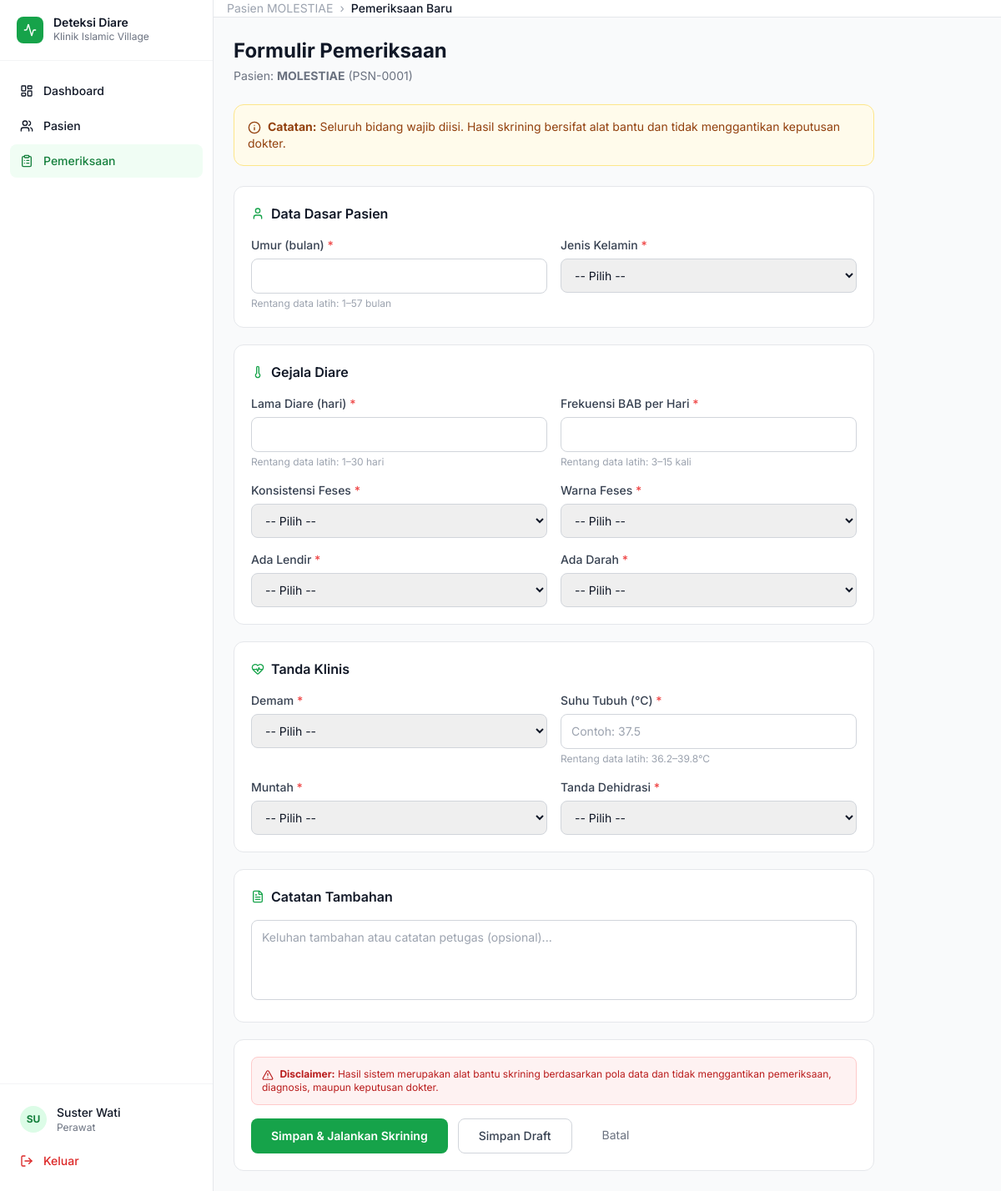
The app's page /pemeriksaan/buat/1 (signed in) with its own data.
### app/models/user.py (models this page shows, shortened)
class User(UserMixin, db.Model):
    __tablename__ = 'users'
    id = db.Column(db.Integer, primary_key=True)
    role_id = db.Column(db.Integer, db.ForeignKey('roles.id'), nullable=False)
    full_name = db.Column(db.String(100), nullable=False)
    username = db.Column(db.String(50), unique=True, nullable=False)
    email = db.Column(db.String(120), unique=True, nullable=False)
    password_hash = db.Column(db.String(256), nullable=False)
    is_active = db.Column(db.Boolean, default=True)
    last_login = db.Column(db.DateTime)
    created_at = db.Column(db.DateTime, default=datetime.utcnow)
    updated_at = db.Column(db.DateTime, default=datetime.utcnow, onupdate=datetime.utcnow)

### app/models/role.py (models this page shows, shortened)
class Role(db.Model):
    __tablename__ = 'roles'
    id = db.Column(db.Integer, primary_key=True)
    name = db.Column(db.String(50), unique=True, nullable=False)
    description = db.Column(db.String(255))
    created_at = db.Column(db.DateTime, default=datetime.utcnow)
    users = db.relationship('User', backref='role', lazy=True)

### app/models/patient.py (models this page shows)
class Patient(db.Model):
    __tablename__ = 'patients'
    id = db.Column(db.Integer, primary_key=True)
    patient_code = db.Column(db.String(50), unique=True, nullable=False)
    external_dataset_id = db.Column(db.String(50))
    medical_record_number = db.Column(db.String(50), unique=True)
    initials = db.Column(db.String(10), nullable=False)
    birth_date = db.Column(db.Date, nullable=False)
    sex = db.Column(db.String(20), nullable=False) # Laki-laki / Perempuan
    is_active = db.Column(db.Boolean, default=True)
    created_by = db.Column(db.Integer, db.ForeignKey('users.id'))
    created_at = db.Column(db.DateTime, default=datetime.utcnow)
    updated_at = db.Column(db.DateTime, default=datetime.utcnow, onupdate=datetime.utcnow)
    examinations = db.relationship('Examination', backref='patient', lazy=True)

### app/examinations/routes.py (the view, shortened to what this page needs)
@examinations_bp.route('/buat/<int:patient_id>', methods=['GET', 'POST'])
@login_required
@roles_required('Administrator', 'Perawat', 'Dokter')
def create(patient_id):
    patient = Patient.query.get_or_404(patient_id)
    form = ExaminationForm()
    form.patient_id.data = patient_id
    return render_template('examinations/form.html', form=form, patient=patient)

### app/templates/examinations/form.html (shortened to what this page needs)
{% extends "layouts/app.html" %}
{% block breadcrumb %}<a href="{{ url_for('patients.detail', patient_id=patient.id) }}" class="text-gray-400 hover:text-gray-600">Pasien {{ patient.initials }}</a><span class="text-gray-400 mx-1">›</span><span class="text-gray-900 font-medium">Pemeriksaan Baru</span>{% endblock %}
{% block content %}
<div class="max-w-3xl">
    <div class="mb-6">
        <h1 class="text-2xl font-bold text-gray-900">Formulir Pemeriksaan</h1>
        <p class="text-sm text-gray-500 mt-1">Pasien: <strong>{{ patient.initials }}</strong> ({{ patient.patient_code }})</p>
    </div>
    <div class="bg-amber-50 border border-amber-200 rounded-xl p-4 mb-6 text-sm text-amber-800">
        <i data-lucide="info" class="w-4 h-4 inline mr-1"></i>
        <strong>Catatan:</strong> Seluruh bidang wajib diisi. Hasil skrining bersifat alat bantu dan tidak menggantikan keputusan dokter.
    </div>
    <form method="POST" id="examForm">
        <div class="space-y-5">
            <div class="bg-white rounded-xl border border-gray-200 p-5">
                <h2 class="font-semibold text-gray-900 mb-4 flex items-center gap-2"><i data-lucide="user" class="w-4 h-4 text-green-600"></i> Data Dasar Pasien</h2>
                <div class="grid grid-cols-1 md:grid-cols-2 gap-4">
                    {% macro field(label, field_obj, hint='') %}
                    <div>
                        <label class="block text-sm font-medium text-gray-700 mb-1.5">{{ label }} <span class="text-red-500">*</span></label>
                        {{ field_obj(class="w-full px-3 py-2.5 border border-gray-300 rounded-lg text-sm focus:outline-none focus:ring-2 focus:ring-green-500") }}
                        {% if hint %}<p class="text-xs text-gray-400 mt-1">{{ hint }}</p>{% endif %}
                    </div>
                    {% endmacro %}
                    {{ field('Umur (bulan)', form.age_months, 'Rentang data latih: 1–57 bulan') }}
                    {{ field('Jenis Kelamin', form.sex) }}
                </div>
            </div>
            <div class="bg-white rounded-xl border border-gray-200 p-5">
                <h2 class="font-semibold text-gray-900 mb-4 flex items-center gap-2"><i data-lucide="thermometer" class="w-4 h-4 text-green-600"></i> Gejala Diare</h2>
                <div class="grid grid-cols-1 md:grid-cols-2 gap-4">
                    {{ field('Lama Diare (hari)', form.diarrhea_duration_days, 'Rentang data latih: 1–30 hari') }}
                    {{ field('Frekuensi BAB per Hari', form.bowel_movement_frequency, 'Rentang data latih: 3–15 kali') }}
                    {{ field('Konsistensi Feses', form.stool_consistency) }}
                    {{ field('Warna Feses', form.stool_color) }}
                    {{ field('Ada Lendir', form.has_mucus) }}
                    {{ field('Ada Darah', form.has_blood) }}
                </div>
            </div>
            <div class="bg-white rounded-xl border border-gray-200 p-5">
                <h2 class="font-semibold text-gray-900 mb-4 flex items-center gap-2"><i data-lucide="heart-pulse" class="w-4 h-4 text-green-600"></i> Tanda Klinis</h2>
                <div class="grid grid-cols-1 md:grid-cols-2 gap-4">
                    {{ field('Demam', form.has_fever) }}
                    <div>
                        <label class="block text-sm font-medium text-gray-700 mb-1.5">Suhu Tubuh (°C) <span class="text-red-500">*</span></label>
                        {{ form.body_temperature(class="w-full px-3 py-2.5 border border-gray-300 rounded-lg text-sm focus:outline-none focus:ring-2 focus:ring-green-500", step="0.1", type="number", placeholder="Contoh: 37.5") }}
                        <p class="text-xs text-gray-400 mt-1">Rentang data latih: 36.2–39.8°C</p>
                    </div>
                    {{ field('Muntah', form.has_vomiting) }}
                    {{ field('Tanda Dehidrasi', form.dehydration_sign) }}
                </div>
            </div>
            <div class="bg-white rounded-xl border border-gray-200 p-5">
                <h2 class="font-semibold text-gray-900 mb-4 flex items-center gap-2"><i data-lucide="file-text" class="w-4 h-4 text-green-600"></i> Catatan Tambahan</h2>
                {{ form.notes(class="w-full px-3 py-2.5 border border-gray-300 rounded-lg text-sm focus:outline-none focus:ring-2 focus:ring-green-500 h-24 resize-none", placeholder="Keluhan tambahan atau catatan petugas (opsional)...") }}
            </div>
            <div class="bg-white rounded-xl border border-gray-200 p-5">
                <div class="bg-red-50 border border-red-200 rounded-lg p-3 mb-4 text-xs text-red-700">
                    <i data-lucide="alert-triangle" class="w-3.5 h-3.5 inline mr-1"></i>
                    <strong>Disclaimer:</strong> Hasil sistem merupakan alat bantu skrining berdasarkan pola data dan tidak menggantikan pemeriksaan, diagnosis, maupun keputusan dokter.
                </div>
                <div class="flex flex-wrap gap-3">
                    {{ form.submit(class="bg-green-600 text-white px-6 py-2.5 rounded-lg text-sm font-semibold hover:bg-green-700 transition-colors cursor-pointer flex items-center gap-2") }}
                    {{ form.save_draft(class="border border-gray-300 text-gray-700 px-6 py-2.5 rounded-lg text-sm font-medium hover:bg-gray-50 transition-colors cursor-pointer") }}
                    <a href="{{ url_for('patients.detail', patient_id=patient.id) }}" class="px-6 py-2.5 text-gray-500 text-sm hover:text-gray-900">Batal</a>
                </div>
            </div>
        </div>
    </form>
</div>
{% endblock %}

### app/templates/layouts/app.html (shortened to what this page needs)
{% extends "layouts/base.html" %}
{% block body %}
<div class="flex h-full min-h-screen">
    <aside id="sidebar" class="hidden lg:flex flex-col w-64 bg-white border-r border-gray-200 fixed inset-y-0 z-30 transition-transform">
        <div class="flex items-center gap-3 px-5 py-5 border-b border-gray-100">
            <div class="w-8 h-8 bg-green-600 rounded-lg flex items-center justify-center">
                <i data-lucide="activity" class="w-4 h-4 text-white"></i>
            </div>
            <div>
                <p class="font-semibold text-gray-900 text-sm leading-none">Deteksi Diare</p>
                <p class="text-xs text-gray-500 mt-0.5">Klinik Islamic Village</p>
            </div>
        </div>
        <nav class="flex-1 overflow-y-auto px-3 py-4 space-y-0.5">
            {% set user_role = current_user.role.name if current_user.role else '' %}
            <a href="{{ url_for('dashboard.index') }}"
               class="sidebar-link {% if request.endpoint == 'dashboard.index' %}active{% endif %}">
                <i data-lucide="layout-dashboard" class="w-4 h-4"></i> Dashboard
            </a>
            <a href="{{ url_for('patients.index') }}"
               class="sidebar-link {% if 'patients' in request.endpoint %}active{% endif %}">
                <i data-lucide="users" class="w-4 h-4"></i> Pasien
            </a>
            {% if user_role in ['Administrator', 'Perawat', 'Dokter'] %}
            <a href="{{ url_for('examinations.index') }}"
               class="sidebar-link {% if 'examinations' in request.endpoint %}active{% endif %}">
                <i data-lucide="clipboard-list" class="w-4 h-4"></i> Pemeriksaan
            </a>
            {% endif %}
        </nav>
        <div class="border-t border-gray-100 px-3 py-4">
            <div class="flex items-center gap-3 px-3 py-2">
                <div class="w-8 h-8 rounded-full bg-green-100 flex items-center justify-center text-green-700 text-xs font-bold">
                    {{ current_user.full_name[:2].upper() }}
                </div>
                <div class="flex-1 min-w-0">
                    <p class="text-sm font-medium text-gray-900 truncate">{{ current_user.full_name }}</p>
                    <p class="text-xs text-gray-500 truncate">{{ current_user.role.name if current_user.role else '' }}</p>
                </div>
            </div>
            <a href="{{ url_for('auth.logout') }}" class="sidebar-link mt-1 text-red-600 hover:bg-red-50 hover:text-red-700">
                <i data-lucide="log-out" class="w-4 h-4"></i> Keluar
            </a>
        </div>
    </aside>
    <div class="flex-1 flex flex-col lg:pl-64">
        <header class="sticky top-0 z-10 bg-white border-b border-gray-200 h-14 flex items-center px-4 gap-4">
            <nav class="flex items-center gap-1 text-sm text-gray-500 flex-1">
                {% block breadcrumb %}{% endblock %}
            </nav>
        </header>
        <main class="flex-1 p-4 md:p-6">
            {% block content %}{% endblock %}
        </main>
    </div>
</div>
{% endblock %}

### app/templates/layouts/base.html (style rules this page uses)
body { font-family: 'Inter', sans-serif; }
.sidebar-link { @apply flex items-center gap-3 px-3 py-2.5 rounded-lg text-sm font-medium transition-colors; }
.sidebar-link.active { @apply bg-green-50 text-green-700; }

### records on screen
User: full_name "SU", full_name "Suster Wati"
Role: role "Perawat"
Patient: initials "MOLESTIAE", patient_code "PSN-0001"

### other values on screen
{{ label }} "Umur (bulan) Jenis Kelamin Lama Diare (hari) Frekuensi BAB per Hari Konsistensi Feses Warna Feses Ada Lendir Ada Darah Demam Muntah Tanda Dehidrasi"
{{ hint }} "Rentang data latih: 1–57 bulan Rentang data latih: 1–30 hari Rentang data latih: 3–15 kali"
